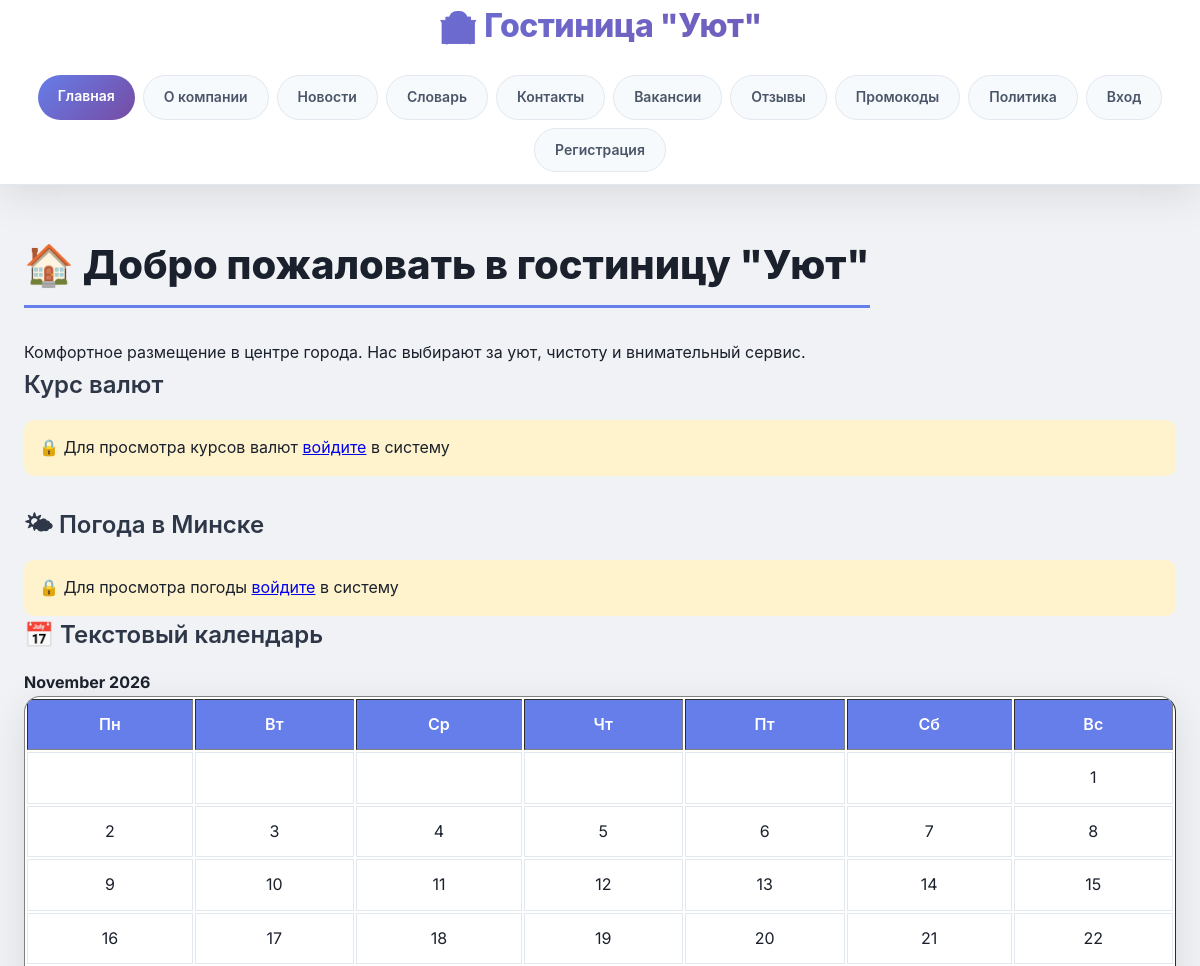
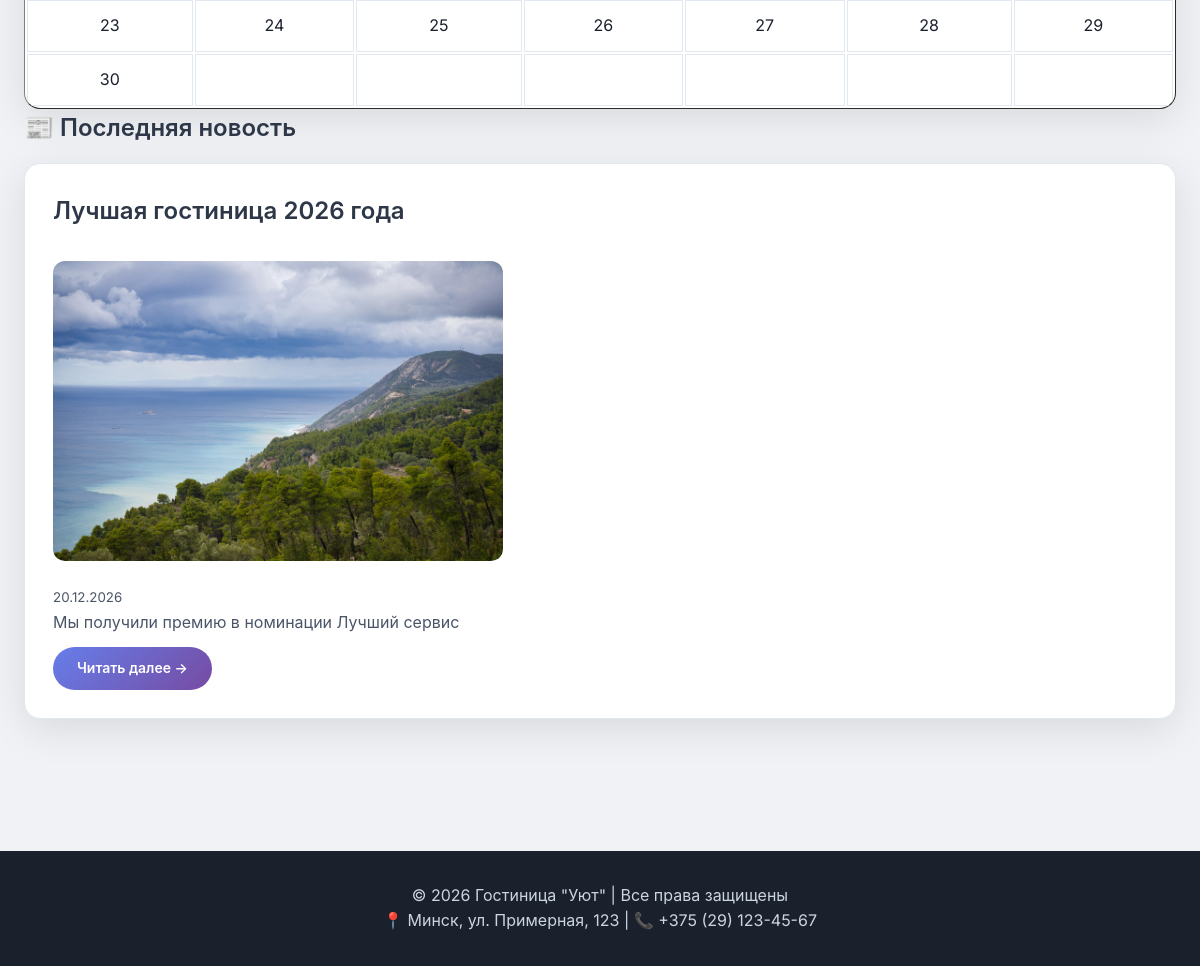
The page / on the database its author committed (2 pictures, top to bottom).
### hotel/models.py (models this page shows, shortened)
class News(models.Model):
    title = models.CharField(max_length=200)
    short_description = models.CharField(max_length=300)
    full_text = models.TextField()
    image = models.ImageField(upload_to='news/', null=True, blank=True)
    created_at = models.DateTimeField(auto_now_add=True)
    published_at = models.DateTimeField(default=timezone.now)
    class Meta:
        verbose_name = 'Новость'
        verbose_name_plural = 'Новости'
        ordering = ['-published_at']

### hotel/views.py (the view, shortened to what this page needs)
# urls.py: path('', views.home, name='home'),
def home(request):
    latest_news = News.objects.first()
    weather_data = {}
    if request.user.is_authenticated:
        try:
            weather_url = f"https://api.openweathermap.org/data/2.5/weather?q=Minsk&appid=bd5e378503939ddaee76f12ad7a97608&units=metric&lang=ru"
            response = requests.get(weather_url, timeout=5)
            if response.status_code == 200:
                weather_data = response.json()
        except:
            weather_data = {}
    else:
        weather_data = {'error': 'Требуется авторизация'}
    now = datetime.now()
    cal = calendar.monthcalendar(now.year, now.month)
    chart_base64 = None
    statistics = None
    context = {
        'latest_news': latest_news,
        'weather_data': weather_data,
        'calendar': cal,
        'current_month': now.strftime('%B %Y'),
        'chart_base64': chart_base64,
        'statistics': statistics,
        'is_admin_or_manager': request.user.is_authenticated and (request.user.is_superuser or (hasattr(request.user, 'employee'))),
    }
    return render(request, 'hotel/home.html', context)

### hotel/templates/hotel/home.html (shortened to what this page needs)
{% extends 'hotel/base.html' %}
{% load static %}
{% block content %}
<h2>🏠 Добро пожаловать в гостиницу "Уют"</h2>
<p>Комфортное размещение в центре города. Нас выбирают за уют, чистоту и внимательный сервис.</p>
<h3>Курс валют</h3>
{% if user.is_authenticated %}
    <div class="exchange-rates" style="background: #f0f4f8; padding: 20px; border-radius: 12px; margin-bottom: 30px;">
        <p>💵 1 Доллар США = <strong>2.75</strong> белорусских рублей</p>
        <p>💶 1 Евро = <strong>3.10</strong> белорусских рублей</p>
    </div>
{% else %}
    <div style="background:#fff3cd; padding:15px; border-radius:10px; margin-bottom: 30px;">
        🔒 Для просмотра курсов валют <a href="/login/">войдите</a> в систему
    </div>
{% endif %}
<h3>🌤 Погода в Минске</h3>
{% if user.is_authenticated %}
    {% if weather_data %}
        {% if weather_data.error %}
            <p>⚠️ {{ weather_data.error }}</p>
        {% else %}
            <div class="weather">
                <p>📍 {{ weather_data.name }}</p>
                <p>🌡 Температура: {{ weather_data.main.temp }}°C</p>
                <p>💨 Ветер: {{ weather_data.wind.speed }} м/с</p>
                <p>☁️ {{ weather_data.weather.0.description }}</p>
            </div>
        {% endif %}
    {% else %}
        <p>Данные о погоде временно недоступны</p>
    {% endif %}
{% else %}
    <div style="background:#fff3cd; padding:15px; border-radius:10px;">
        🔒 Для просмотра погоды <a href="/login/">войдите</a> в систему
    </div>
{% endif %}
<h3>📅 Текстовый календарь</h3>
<div class="calendar">
    <h4>{{ current_month }}</h4>
    <table border="1" cellpadding="5">
        <tr>
            <th>Пн</th><th>Вт</th><th>Ср</th><th>Чт</th><th>Пт</th><th>Сб</th><th>Вс</th>
        </tr>
        {% for week in calendar %}
        <tr>
            {% for day in week %}
                {% if day == 0 %}
                    <td> </td>
                {% else %}
                    <td>{{ day }}</td>
                {% endif %}
            {% endfor %}
        </tr>
        {% endfor %}
    </table>
</div>
<h3>📰 Последняя новость</h3>
{% if latest_news %}
    <div class="news-item">
        <h3>{{ latest_news.title }}</h3>
        {% if latest_news.image %}
            <img src="{{ latest_news.image.url }}" style="max-width: 100%; max-height: 300px; border-radius: 12px; margin: 15px 0;">
        {% endif %}
        <p><small>{{ latest_news.published_at|date:"d.m.Y" }}</small></p>
        <p>{{ latest_news.short_description }}</p>
        <a href="/news/{{ latest_news.id }}/" class="btn">Читать далее →</a>
    </div>
{% else %}
    <p>Новостей пока нет</p>
{% endif %}
{% endblock %}

### hotel/static/hotel/css/style.css (style rules this page uses)
:root { --primary: #667eea; --primary-dark: #5a67d8; --secondary: #f56565; --dark: #2d3748; --light: #f7fafc; --gray: #718096; --success: #48bb78; --warning: #ed8936; --gradient: linear-gradient(135deg, #667eea 0%, #764ba2 100%); --shadow: 0 10px 40px rgba(0,0,0,0.1); --shadow-hover: 0 20px 60px rgba(0,0,0,0.15); --border-radius: 16px; --transition: all 0.3s ease; }
* { margin: 0; padding: 0; box-sizing: border-box; }
body { font-family: 'Inter', -apple-system, BlinkMacSystemFont, 'Segoe UI', Roboto, sans-serif; background: #f0f2f5; color: #1a202c; line-height: 1.6; min-height: 100vh; }
.news-item, .term-item, .vacancy-item, .review-item, .promo-item, .booking-item, .employee-card { background: white; padding: 28px; margin-bottom: 24px; border-radius: var(--border-radius); box-shadow: var(--shadow); transition: var(--transition); border: 1px solid #e2e8f0; color: #1a202c; }
.news-item h3, .term-item strong, .vacancy-item h3, .review-item p, .promo-item h3, .booking-item p, .employee-card h3 { color: #2d3748; }
.news-item p, .term-item p, .vacancy-item p, .review-item p, .promo-item p, .booking-item p, .employee-card p { color: #4a5568; }
.btn { display: inline-block; background: var(--gradient); color: white !important; padding: 10px 24px; text-decoration: none; border-radius: 40px; margin-top: 12px; margin-right: 8px; transition: var(--transition); border: none; cursor: pointer; font-weight: 600; font-size: 14px; }
main h2 { font-size: 2.5rem; font-weight: 800; margin-bottom: 32px; color: #1a202c; border-bottom: 3px solid var(--primary); display: inline-block; padding-bottom: 8px; }
main h3 { font-size: 1.5rem; font-weight: 600; margin-bottom: 16px; color: #2d3748; }
.calendar table { background: white; border-radius: var(--border-radius); overflow: hidden; box-shadow: var(--shadow); width: 100%; }
.calendar th { background: var(--primary); color: white; padding: 12px; font-weight: 600; }
.calendar td { padding: 12px; text-align: center; border: 1px solid #e2e8f0; color: #1a202c; }
.news-item, .term-item, .vacancy-item, .review-item, .promo-item, .booking-item, .employee-card { animation: fadeIn 0.5s ease-out; }

### rows shown on the page
News: title "Лучшая гостиница 2026 года", image (picture), published_at "20.12.2026", short_description "Мы получили премию в номинации Лучший сервис"

### other values the page prints
{{ day }} "1" "2" "3" "4" "5" "6" "7" "8" "9" "10" "11" "12" "13" "14" "15" "16" "17" "18" "19" "20" "21" "22" "23" "24" "25" "26" "27" "28" "29" "30"
